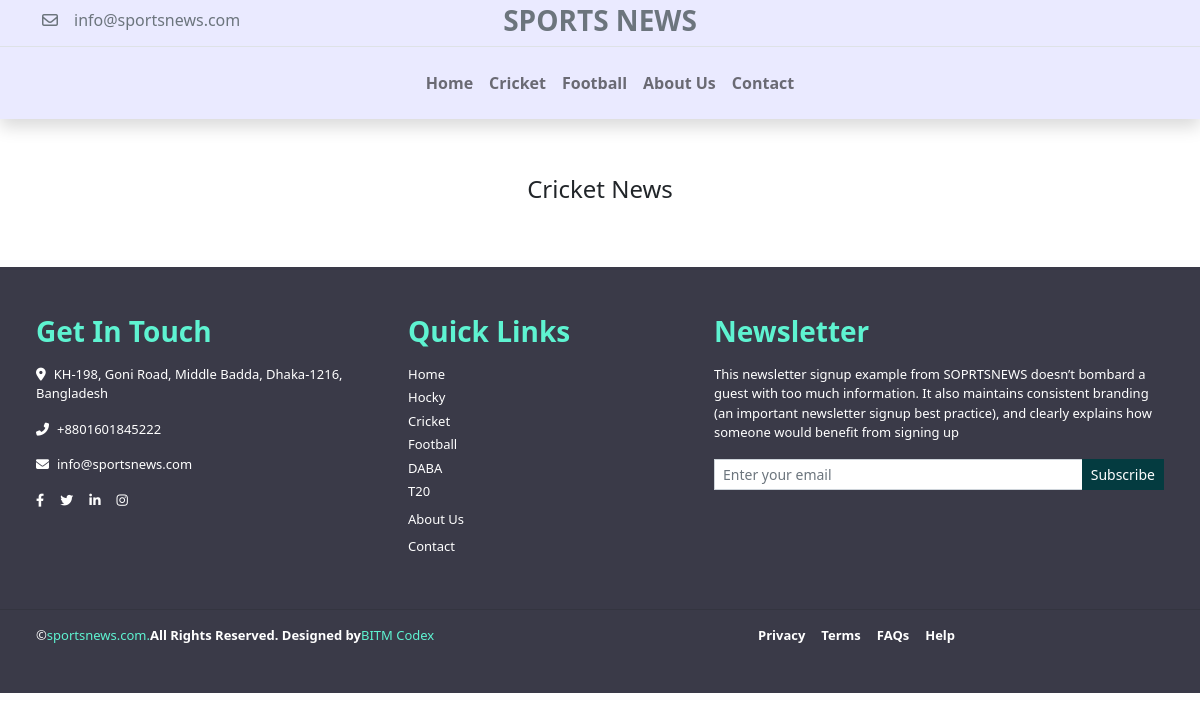
The app's page /action.php?page=cricket, older data.
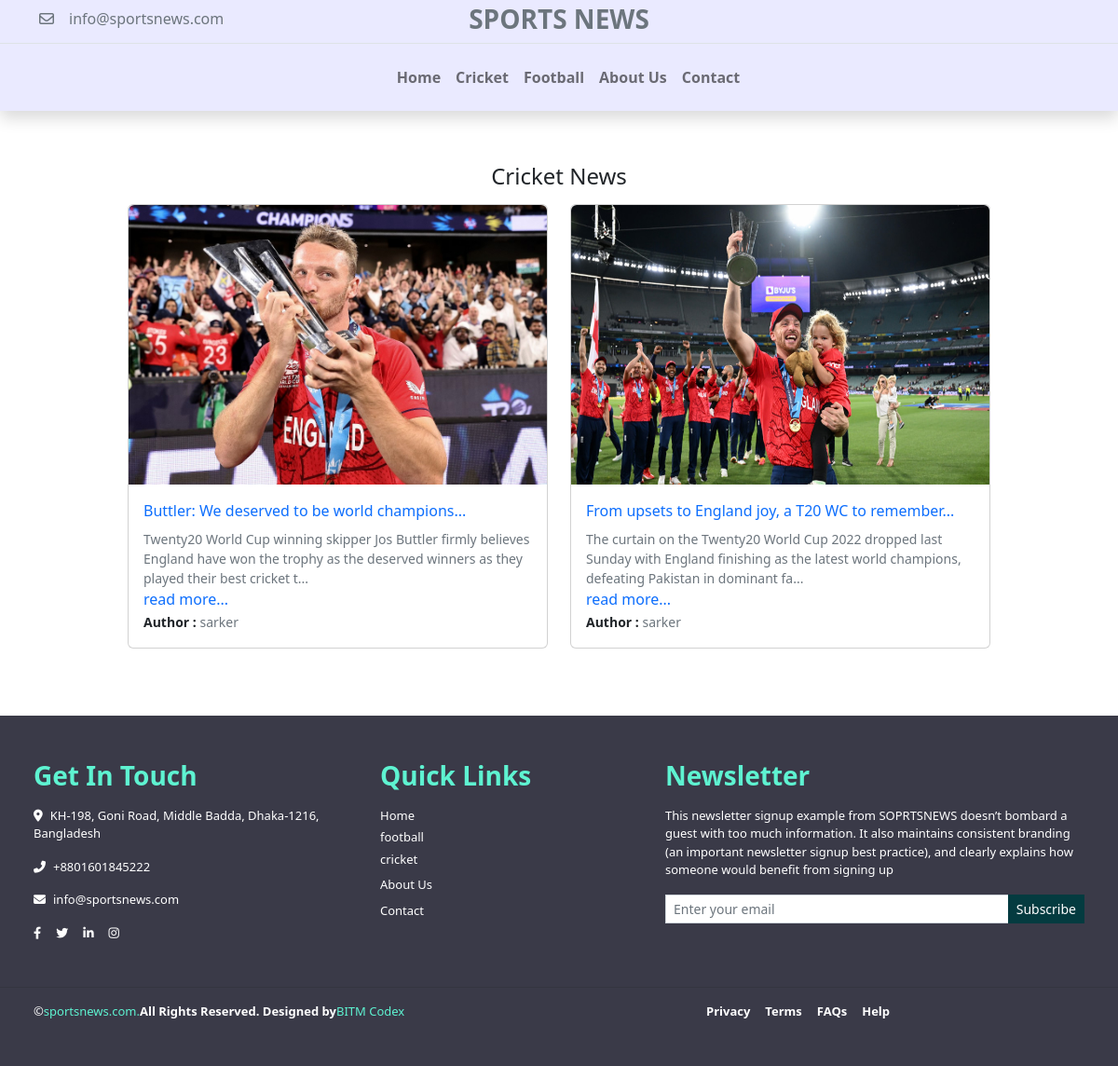
The same page, newer data.
### tables this page shows
CREATE TABLE `categories` (
  `id` int(10) NOT NULL,
  `category_name` varchar(255) NOT NULL
);

CREATE TABLE `newses` (
  `id` int(11) NOT NULL,
  `title` varchar(255) NOT NULL,
  `author` varchar(255) NOT NULL,
  `category_id` int(11) DEFAULT NULL,
  `content` longtext NOT NULL,
  `image` text NOT NULL
);

### app/classes/AdminCategory.php (called while the page is built, shortened)
<?php
class AdminCategory
{
    private $database;
    private $data = [];
    public function __construct($post = null)
    {
        $this->database     = new Database();
    }
    public function getAllCategory()
    {
        $this->sql = "SELECT * FROM categories";
        $this->dbConnect = $this->database->dbConnect();
        $this->queryResult = mysqli_query($this->dbConnect, $this->sql);
        while($this->row = mysqli_fetch_assoc($this->queryResult))
        {
            array_push($this->data, $this->row);
        }
        return $this->data;
    }
    public function getCategoryByCricket()
    {
        $this->sql = "SELECT * FROM categories WHERE category_name = 'cricket'";
        $this->queryResult=mysqli_query($this->database->dbConnect(),$this->sql);
        $this->data = mysqli_fetch_assoc($this->queryResult);
        return $this->data['id'];
    }
}

### app/classes/Database.php (called while the page is built, shortened)
<?php
class Database
{
    private $hostName;
    private $userName;
    private $password;
    private $databaseName;
    public function __construct()
    {
        $this->hostName         = 'localhost';
        $this->userName         = 'root';
        $this->password         = '';
        $this->databaseName     = 'sportshub';
    }
    public function dbConnect()
    {
        $this->link = mysqli_connect($this->hostName,$this->userName,$this->password,$this->databaseName);
        return $this->link;
    }
}

### app/classes/AdminNews.php (called while the page is built, shortened)
<?php
class AdminNews
{
    private $database;
    private $data = [];
    public function __construct($post = null, $files = null)
    {
        $this->database     = new Database();
    }
    public function getAllNewsByCricket($cricketId)
    {
        $this->sql = "SELECT * FROM newses WHERE category_id=$cricketId ORDER BY id DESC LIMIT 4";
        $this->queryResult=mysqli_query($this->database->dbConnect(),$this->sql);
        while($this->row=mysqli_fetch_assoc($this->queryResult)){
            array_push($this->data, $this->row);
        }
        return $this->data;
    }
}

### pages/cricket.php (the view, shortened to what the changed rows need)
<?php include 'header.php'; ?>
<section class="py-5">
    <div class="container">
        <div class="row">
            <div class="col-md-10 mx-auto">
                <div class="row">
                    <?php foreach ($cricketNews as $cnews) { ?>
                        <div class="col-md-6 pb-4">
                            <div class="card pb-0 m-0">
                                <img src="<?php echo $cnews['image'] ?>" class="rounded-top" alt="" height="300">
                                <div class="card-body pb-3">
                                    <a href="action.php?page=news-datail&&id=<?php echo $cnews['id'] ?>" class="text-decoration-none pb-5"><?php echo substr($cnews['title'], '0','110').'...' ?></a>
                                    <p class="text-muted small pt-2 pb-0 mb-0"><?php echo substr($cnews['content'],'0', '150').'...'  ?></p>
                                    <a href="action.php?page=news-datail&&id=<?php echo $cnews['id'] ?>" class="d-inline-block d-block text-decoration-none mt-0">read more...</a>
                                    <span class="text-muted small"><span class="text-dark fw-semibold">Author :</span> <?php echo $cnews['author'] ?></span>
                                </div>
                            </div>
                        </div>
                    <?php } ?>
                </div>
            </div>
        </div>
    </div>
</section>
<?php include 'footer.php'; ?>

### pages/footer.php (shortened to what the changed rows need)
    <footer class="bg-footer-color font-size-footer position-relative" id="contact">
        <section class="position-relative">
            <div class="row py-5">
                <div class="col-md-3">
                    <ul class="navbar-nav text-white">
                        <?php foreach ($categories as $category) { ?>
                        <li><a href="cricket.html" class="nav-link pt-0 pb-1"><?php echo $category['category_name']?></a></li>
                        <?php } ?>
                    </ul>
                </div>
            </div>
        </section>
    </footer>
</body>
</html>

Row changes from the older to the newer data that the page shows:
removed categories: category_name "Hocky"
removed categories: category_name "Cricket"
removed categories: category_name "Football"
removed categories: category_name "DABA"
removed categories: category_name "T20"
added newses: image (picture), title "Buttler: We deserved to be world champions", content "Twenty20 World Cup winning skipper Jos Buttler firmly believes England have won the trophy as the deserved winners as they played their best cricket t", author "sarker"
added newses: image (picture), title "From upsets to England joy, a T20 WC to remember", content "The curtain on the Twenty20 World Cup 2022 dropped last Sunday with England finishing as the latest world champions, defeating Pakistan in dominant fa", author "sarker"
added categories: category_name "football"
added categories: category_name "cricket"
